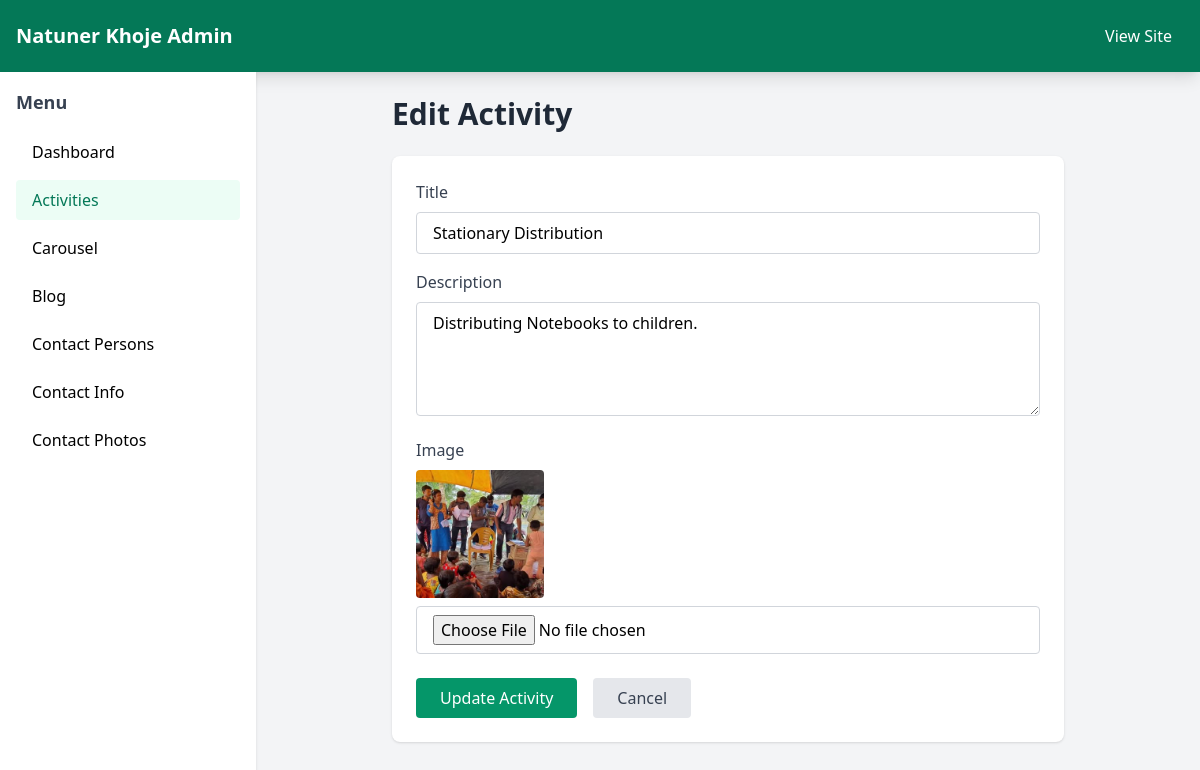
Screenshot of /admin/activities/1/edit/ with the database file from the repository.
### tables this page shows
CREATE TABLE "content_activity" ("id" integer NOT NULL PRIMARY KEY AUTOINCREMENT, "title" varchar(200) NOT NULL, "description" text NOT NULL, "image" varchar(100) NOT NULL, "created_at" datetime NOT NULL);

### app.py (the view, shortened to what this page needs)
@app.route("/admin/activities/<int:id>/edit/", methods=["GET", "POST"])
def admin_edit_activity(id):
    activity = fetch_one("SELECT * FROM content_activity WHERE id = ?", (id,))
    if not activity:
        flash("Activity not found!", "error")
        return redirect(url_for("admin_activities"))
    activity["image_url"] = media_url(activity["image"])
    return render_template("admin/activity_form.html", activity=activity)

### app.py (called while the page is built)
def get_db():
    if "db" not in g:
        connection = sqlite3.connect(DATABASE)
        connection.row_factory = sqlite3.Row
        g.db = connection
    return g.db

def media_url(path):
    return f"/media/{path}" if path else ""

def fetch_one(query, params=()):
    row = get_db().execute(query, params).fetchone()
    return dict(row) if row else None

### templates/admin/activity_form.html (shortened to what this page needs)
{% extends "admin/base.html" %}
{% block content %}
<div class="max-w-2xl mx-auto">
    <h1 class="text-3xl font-bold text-gray-800 mb-6">
        {{ 'Edit Activity' if activity else 'Add New Activity' }}
    </h1>
    <div class="bg-white p-6 rounded-lg shadow">
        <form method="POST" enctype="multipart/form-data">
            <div class="mb-4">
                <label class="block text-gray-700 mb-2">Title</label>
                <input type="text" name="title" required
                       value="{{ activity.title if activity else '' }}"
                       class="w-full border border-gray-300 rounded px-4 py-2 focus:outline-none focus:border-emerald-500">
            </div>
            <div class="mb-4">
                <label class="block text-gray-700 mb-2">Description</label>
                <textarea name="description" rows="4"
                          class="w-full border border-gray-300 rounded px-4 py-2 focus:outline-none focus:border-emerald-500">{{ activity.description if activity else '' }}</textarea>
            </div>
            <div class="mb-6">
                <label class="block text-gray-700 mb-2">Image</label>
                {% if activity and activity.image %}
                <img src="{{ activity.image_url }}" alt="{{ activity.title }}" class="w-32 h-32 object-cover rounded mb-2">
                {% endif %}
                <input type="file" name="image" accept="image/*"
                       class="w-full border border-gray-300 rounded px-4 py-2 focus:outline-none focus:border-emerald-500">
            </div>
            <div class="flex gap-4">
                <button type="submit" class="bg-emerald-600 text-white px-6 py-2 rounded hover:bg-emerald-700 transition">
                    {{ 'Update' if activity else 'Add' }} Activity
                </button>
                <a href="{{ url_for('admin_activities') }}" class="bg-gray-200 text-gray-700 px-6 py-2 rounded hover:bg-gray-300 transition">
                    Cancel
                </a>
            </div>
        </form>
    </div>
</div>
{% endblock %}

### rows the page displays
content_activity: title "Stationary Distribution", description "Distributing Notebooks to children."

### other values shown
{{ 'Edit Activity' if activity else 'Add New Activity' }} "Edit Activity"
{{ 'Update' if activity else 'Add' }} "Update"
